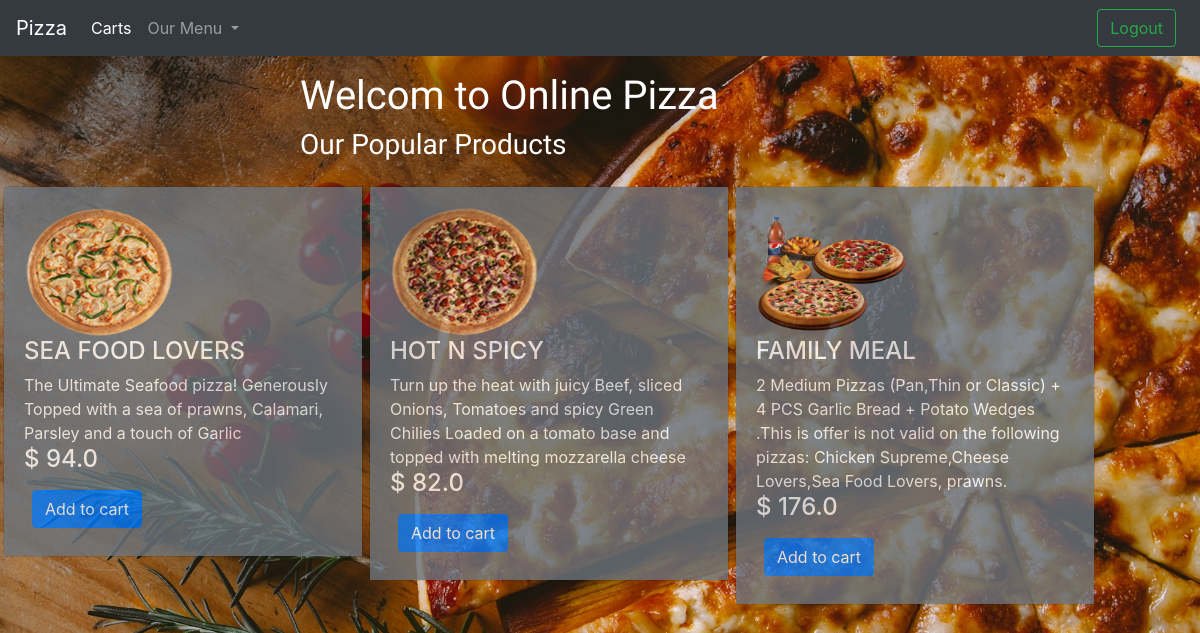
The app's page / (signed in) with its own data.
### pizza/models.py (models this page shows, shortened)
class Product(models.Model):
    titel = models.CharField(max_length=64)
    description = models.TextField()
    photo = models.ImageField()
    price = models.FloatField(default=0.0)

### pizza/views.py (the view, shortened to what this page needs)
# urls.py: path("", views.index, name='index'),
def index(request):
    if not request.user.is_authenticated:
        return render(request, "pizza/login.html", {"message":None})
    products = Product.objects.all()
    category = Type.objects.all()
    context = {
        'category': category,
        'products': products
    }
    return render(request, "pizza/index2.html", context)

### pizza/models.py (called while the page is built)
    def __str__(self):
        return f"{self.name}"

### pizza/templates/pizza/index2.html (shortened to what this page needs)
{% extends "pizza/layout.html" %}
{% load static %}
{% block content %}
<div class="home">
    <div class="contain mt-3">
        <h1>Welcom to Online Pizza</h1>
        <h3>Our Popular Products</h3>
    </div>
    {% for i in products %}
    <div class="card mt-3 bg-transparent">
    <div class="card-body clearfix bg-secondary">
        <img class="float-left" src="{{ i.photo.url }}" alt="">
        <div class="card-content float-right bg-transparent">
            <h4>{{ i.titel }}</h4>
            <span>{{ i.description}}</span>
            <h4>$ {{ i.price}}</h4>
            <form  action="{% url 'index' %}" method="post">
                <input class="btn btn-primary button m-2" type="submit" value="Add to cart">
            </form>
        </div>
    </div>
</div>
{% endfor %}
</div>
{% endblock %}

### pizza/static/app.css (style rules this page uses)
html, body { width:100%; margin:0; height:100%; }
* { margin: 0; padding: 0; box-sizing: border-box; color: white; }
body { background: url(pizza3.jpg) no-repeat center center fixed; background-size: cover; height: 100%; width: 100%; color: white; margin: 0; }
.contain { width: 50%; margin: 0 auto; height: 100%; font-family: 'Oleo Script', cursive; }
.card { width: 30%; margin: 3px; float: left; opacity: 0.8; }
.card img { width: 150px; height: 130px; }

### records on screen
Product: photo (picture), titel "SEA FOOD LOVERS", description "The Ultimate Seafood pizza! Generously Topped with a sea of prawns, Calamari, Parsley and a touch of Garlic", price "94.0"
Product: photo (picture), titel "HOT N SPICY", description "Turn up the heat with juicy Beef, sliced Onions, Tomatoes and spicy Green Chilies Loaded on a tomato base and topped with melting mozzarella cheese", price "82.0"
Product: photo (picture), titel "FAMILY MEAL", description "2 Medium Pizzas (Pan,Thin or Classic) + 4 PCS Garlic Bread + Potato Wedges .This is offer is not valid on the following pizzas: Chicken Supreme,Cheese Lovers,Sea Food Lovers, prawns.", price "176.0"
